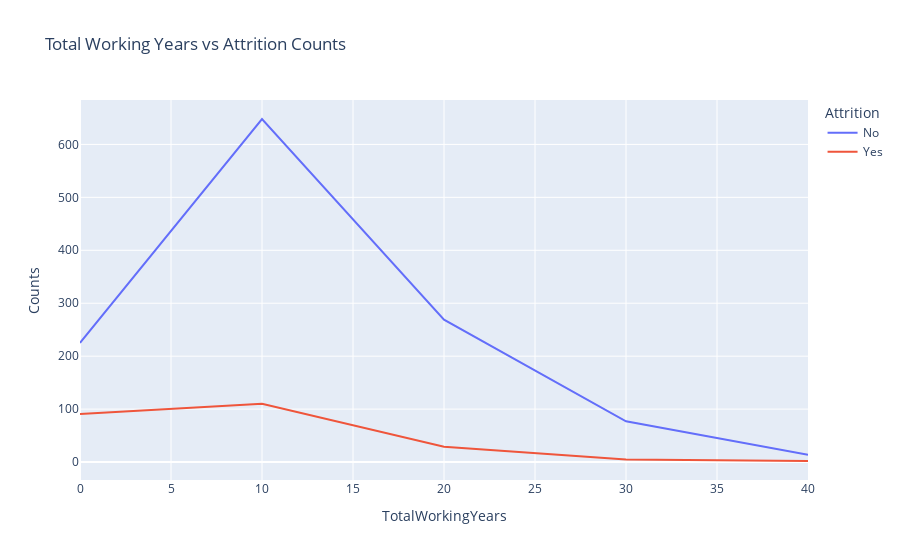

Notebook code for this chart:
### Code cell
tw = data.copy()
tw['TotalWorkingYears'] = round(tw['TotalWorkingYears'], -1)
tw_rate = tw.groupby(['TotalWorkingYears','Attrition']).size().reset_index(name='Counts')
fig1 = px.line(tw_rate, x='TotalWorkingYears', y='Counts', color='Attrition',
               title='Total Working Years vs Attrition Counts')
fig1.show()

### Figure 1 — Plotly figure (JSON) as saved in the notebook; plotly's stock layout.template omitted (floating-point values rounded to 4 significant figures)
{"data": [{"hovertemplate": "Attrition=No<br>TotalWorkingYears=%{x}<br>Counts=%{y}<extra></extra>", "legendgroup": "No", "line": {"color": "#636efa", "dash": "solid"}, "marker": {"symbol": "circle"}, "mode": "lines", "name": "No", "orientation": "v", "showlegend": true, "type": "scatter", "x": [0, 10, 20, 30, 40], "xaxis": "x", "y": [225, 648, 269, 77, 14], "yaxis": "y"}, {"hovertemplate": "Attrition=Yes<br>TotalWorkingYears=%{x}<br>Counts=%{y}<extra></extra>", "legendgroup": "Yes", "line": {"color": "#EF553B", "dash": "solid"}, "marker": {"symbol": "circle"}, "mode": "lines", "name": "Yes", "orientation": "v", "showlegend": true, "type": "scatter", "x": [0, 10, 20, 30, 40], "xaxis": "x", "y": [91, 110, 29, 5, 2], "yaxis": "y"}], "layout": {"legend": {"title": {"text": "Attrition"}, "tracegroupgap": 0}, "title": {"text": "Total Working Years vs Attrition Counts"}, "xaxis": {"anchor": "y", "domain": [0, 1], "title": {"text": "TotalWorkingYears"}}, "yaxis": {"anchor": "x", "domain": [0, 1], "title": {"text": "Counts"}}}}
